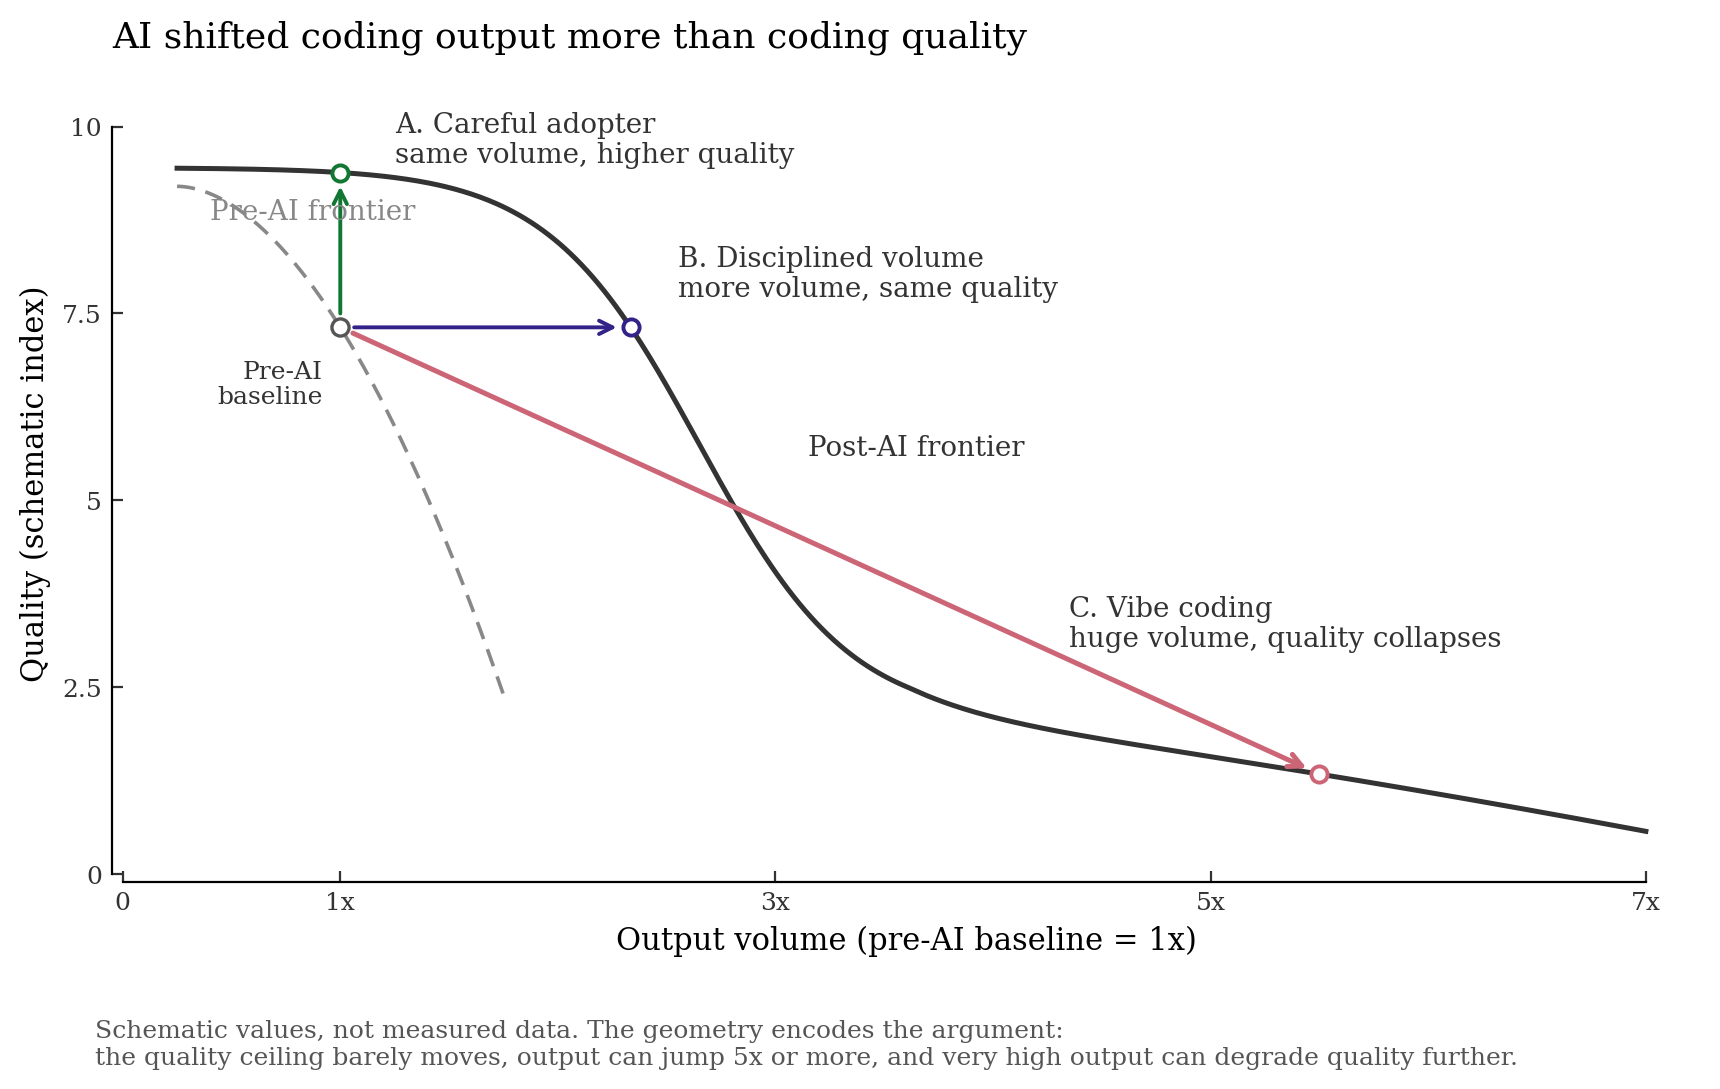

Reproduce this figure in Python.
# /// script
# requires-python = ">=3.11"
# dependencies = [
#   "matplotlib>=3.8",
#   "numpy>=1.26",
# ]
# ///
"""Draw a schematic PPF for AI-assisted coding."""

from pathlib import Path

import matplotlib.pyplot as plt
import matplotlib.ticker as ticker
import numpy as np


CLEAN_BLACK = "#333333"
CLEAN_DARK_GRAY = "#555555"
CLEAN_MEDIUM_GRAY = "#888888"
CLEAN_LIGHT_GRAY = "#cccccc"
CLEAN_REF_GRAY = "#d0d0d0"

TOL_INDIGO = "#332288"
TOL_ROSE = "#CC6677"
TOL_GREEN = "#117733"

CLEAN_FONT_SIZE = 11
CLEAN_TITLE_SIZE = 13
CLEAN_LABEL_SIZE = 10
CLEAN_SMALL_SIZE = 9

X_MAX = 7.0
Y_MAX = 10.0
POST_CEILING = 9.45
POST_CLIFF_LOW = 2.05
POST_CENTER = 2.65
POST_SCALE = 0.35
TAIL_START = 3.6
TAIL_DECAY = 0.32
TAIL_EXPONENT = 1.25


def configure_matplotlib() -> None:
    """Apply a sparse publication-style matplotlib configuration."""
    plt.rcParams.update(
        {
            "font.family": "serif",
            "font.size": CLEAN_FONT_SIZE,
            "axes.spines.top": False,
            "axes.spines.right": False,
            "axes.titlesize": CLEAN_TITLE_SIZE,
            "axes.titleweight": "normal",
            "axes.labelsize": CLEAN_FONT_SIZE,
            "xtick.direction": "in",
            "ytick.direction": "in",
            "xtick.major.size": 4,
            "ytick.major.size": 4,
            "xtick.minor.size": 0,
            "ytick.minor.size": 0,
            "axes.grid": False,
            "grid.alpha": 0,
            "legend.frameon": False,
            "figure.facecolor": "white",
            "axes.facecolor": "white",
            "savefig.facecolor": "white",
            "savefig.dpi": 200,
            "figure.dpi": 120,
        }
    )


def pre_ai_frontier() -> tuple[np.ndarray, np.ndarray]:
    """Return a conventional pre-AI concave tradeoff curve."""
    t = np.linspace(0, 1, 260)
    x = 0.25 + 1.5 * t
    y = 9.2 - 6.8 * (t**1.85)
    return x, y


def post_ai_quality(x: float | np.ndarray) -> float | np.ndarray:
    """Return the post-AI frontier quality at a given output index."""
    x_array = np.asarray(x)
    cliff_quality = POST_CLIFF_LOW + (POST_CEILING - POST_CLIFF_LOW) / (
        1 + np.exp((x_array - POST_CENTER) / POST_SCALE)
    )
    tail_drag = TAIL_DECAY * np.maximum(x_array - TAIL_START, 0) ** TAIL_EXPONENT
    quality = np.maximum(cliff_quality - tail_drag, 0)
    if np.isscalar(x):
        return float(quality)
    return quality


def post_ai_volume_at_quality(quality: float) -> float:
    """Invert the post-AI frontier before the high-volume deterioration tail."""
    ratio = (POST_CEILING - POST_CLIFF_LOW) / (quality - POST_CLIFF_LOW) - 1
    return POST_CENTER + POST_SCALE * np.log(ratio)


def apply_index_frame(ax: plt.Axes) -> None:
    """Apply bounded axes for the schematic index ranges."""
    ax.set_xlim(-0.05, X_MAX + 0.25)
    ax.set_ylim(-0.1, Y_MAX + 0.55)
    ax.spines["bottom"].set_bounds(0, X_MAX)
    ax.spines["left"].set_bounds(0, Y_MAX)
    ax.xaxis.set_major_locator(ticker.FixedLocator([0, 1, 3, 5, 7]))
    ax.xaxis.set_major_formatter(
        ticker.FixedFormatter(["0", "1x", "3x", "5x", "7x"])
    )
    ax.yaxis.set_major_locator(ticker.FixedLocator([0, 2.5, 5, 7.5, 10]))
    ax.yaxis.set_major_formatter(ticker.FormatStrFormatter("%g"))
    ax.tick_params(colors=CLEAN_BLACK, labelsize=CLEAN_SMALL_SIZE)


def draw_move(
    ax: plt.Axes,
    start: tuple[float, float],
    end: tuple[float, float],
    color: str,
    label: str,
    label_xy: tuple[float, float],
    *,
    ha: str = "left",
    va: str = "center",
    lw: float = 1.4,
) -> None:
    """Draw one operating move from the pre-AI baseline."""
    ax.annotate(
        "",
        xy=end,
        xytext=start,
        arrowprops={
            "arrowstyle": "->",
            "color": color,
            "lw": lw,
            "mutation_scale": 12,
            "shrinkA": 5,
            "shrinkB": 5,
        },
        zorder=3,
    )
    ax.scatter(
        [end[0]],
        [end[1]],
        s=34,
        facecolor="white",
        edgecolor=color,
        linewidth=1.4,
        zorder=5,
    )
    ax.text(
        label_xy[0],
        label_xy[1],
        label,
        ha=ha,
        va=va,
        fontsize=CLEAN_LABEL_SIZE,
        color=CLEAN_BLACK,
        linespacing=1.15,
    )


def build_chart() -> plt.Figure:
    """Build and return the PPF figure."""
    configure_matplotlib()

    pre_x, pre_y = pre_ai_frontier()
    post_x = np.linspace(0.25, X_MAX, 520)
    post_y = post_ai_quality(post_x)

    baseline_x = 1.0
    baseline_y = float(np.interp(baseline_x, pre_x, pre_y))
    baseline = (baseline_x, baseline_y)

    careful = (baseline_x, post_ai_quality(baseline_x))
    disciplined = (post_ai_volume_at_quality(baseline_y), baseline_y)
    vibe = (5.5, post_ai_quality(5.5))

    fig, ax = plt.subplots(figsize=(9, 5.7))

    ax.plot(
        pre_x,
        pre_y,
        color=CLEAN_MEDIUM_GRAY,
        linestyle=(0, (5, 3)),
        linewidth=1.3,
        zorder=1,
    )
    ax.plot(post_x, post_y, color=CLEAN_BLACK, linewidth=1.8, zorder=2)

    ax.scatter(
        [baseline_x],
        [baseline_y],
        s=38,
        facecolor="white",
        edgecolor=CLEAN_DARK_GRAY,
        linewidth=1.2,
        zorder=5,
    )

    draw_move(
        ax,
        baseline,
        careful,
        TOL_GREEN,
        "A. Careful adopter\nsame volume, higher quality",
        (1.25, 10.2),
        va="top",
    )
    draw_move(
        ax,
        baseline,
        disciplined,
        TOL_INDIGO,
        "B. Disciplined volume\nmore volume, same quality",
        (2.55, 7.65),
        va="bottom",
    )
    draw_move(
        ax,
        baseline,
        vibe,
        TOL_ROSE,
        "C. Vibe coding\nhuge volume, quality collapses",
        (4.35, 3.35),
        lw=1.8,
    )

    ax.text(
        baseline_x - 0.08,
        baseline_y - 0.45,
        "Pre-AI\nbaseline",
        ha="right",
        va="top",
        fontsize=CLEAN_SMALL_SIZE,
        color=CLEAN_BLACK,
        linespacing=1.1,
    )
    ax.text(
        0.4,
        8.85,
        "Pre-AI frontier",
        ha="left",
        va="center",
        fontsize=CLEAN_LABEL_SIZE,
        color=CLEAN_MEDIUM_GRAY,
    )
    ax.text(
        3.15,
        5.7,
        "Post-AI frontier",
        ha="left",
        va="center",
        fontsize=CLEAN_LABEL_SIZE,
        color=CLEAN_BLACK,
    )
    apply_index_frame(ax)
    ax.set_title("AI shifted coding output more than coding quality", loc="left", pad=14)
    ax.set_xlabel("Output volume (pre-AI baseline = 1x)")
    ax.set_ylabel("Quality (schematic index)")

    fig.text(
        0.08,
        0.03,
        "Schematic values, not measured data. The geometry encodes the argument:\n"
        "the quality ceiling barely moves, output can jump 5x or more, and very high output can degrade quality further.",
        ha="left",
        va="bottom",
        fontsize=CLEAN_SMALL_SIZE,
        color=CLEAN_DARK_GRAY,
    )

    fig.tight_layout(rect=(0.02, 0.1, 0.99, 0.98))
    return fig


def main() -> None:
    output_dir = Path(__file__).resolve().parent
    fig = build_chart()
    for suffix in ("svg", "png"):
        path = output_dir / f"ai_coding_ppf.{suffix}"
        fig.savefig(path, bbox_inches="tight")
        print(f"Wrote {path}")


if __name__ == "__main__":
    main()
